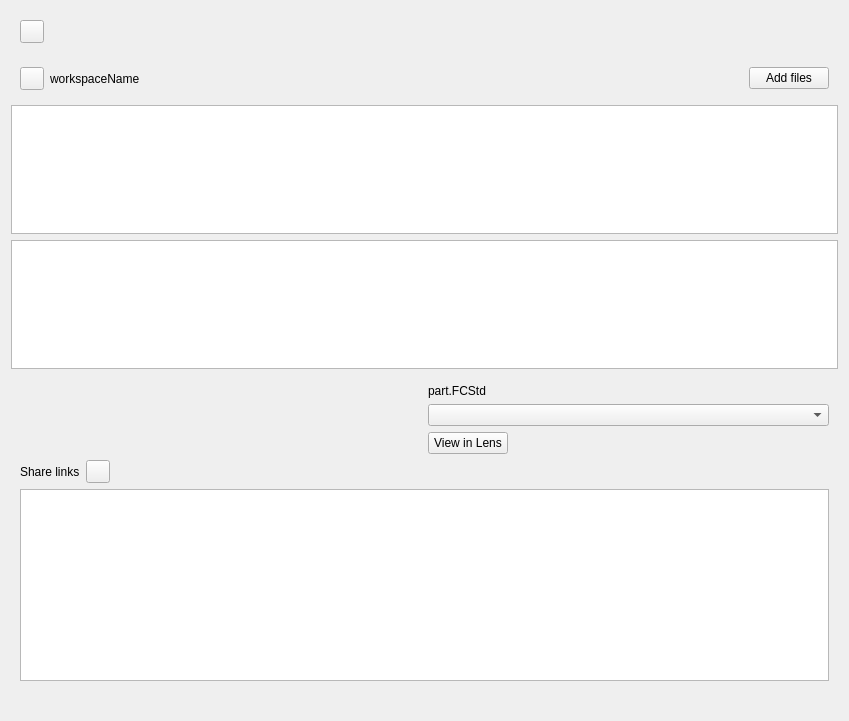
<?xml version="1.0" encoding="UTF-8"?>
<ui version="4.0">
 <class>WorkspaceView</class>
 <widget class="QWidget" name="WorkspaceView">
  <property name="geometry">
   <rect>
    <x>0</x>
    <y>0</y>
    <width>849</width>
    <height>721</height>
   </rect>
  </property>
  <property name="sizePolicy">
   <sizepolicy hsizetype="Preferred" vsizetype="Preferred">
    <horstretch>0</horstretch>
    <verstretch>0</verstretch>
   </sizepolicy>
  </property>
  <property name="windowTitle">
   <string>Workspaces view</string>
  </property>
  <layout class="QVBoxLayout" name="verticalLayout">
   <item>
    <widget class="QFrame" name="UserDetails">
     <layout class="QHBoxLayout" name="userDetails">
      <item>
       <widget class="QToolButton" name="userBtn">
        <property name="sizePolicy">
         <sizepolicy hsizetype="Maximum" vsizetype="Preferred">
          <horstretch>0</horstretch>
          <verstretch>0</verstretch>
         </sizepolicy>
        </property>
        <property name="toolTip">
         <string>Workspace View Controls</string>
        </property>
        <property name="text">
         <string/>
        </property>
       </widget>
      </item>
      <item>
       <spacer name="horizontalSpacer_3">
        <property name="orientation">
         <enum>Qt::Horizontal</enum>
        </property>
        <property name="sizeHint" stdset="0">
         <size>
          <width>40</width>
          <height>20</height>
         </size>
        </property>
       </spacer>
      </item>
     </layout>
    </widget>
   </item>
   <item>
    <widget class="QFrame" name="WorkspaceDetails">
     <layout class="QHBoxLayout" name="workspaceDetails">
      <item>
       <widget class="QToolButton" name="buttonBack">
        <property name="visible">
         <bool>true</bool>
        </property>
        <property name="icon">
         <iconset>
          <normaloff>:/icons/button_left.svg</normaloff>:/icons/button_left.svg</iconset>
        </property>
       </widget>
      </item>
      <item>
       <widget class="QLabel" name="workspaceNameLabel">
        <property name="visible">
         <bool>true</bool>
        </property>
        <property name="text">
         <string>workspaceName</string>
        </property>
       </widget>
      </item>
      <item>
       <spacer name="horizontalSpacer_2">
        <property name="orientation">
         <enum>Qt::Horizontal</enum>
        </property>
        <property name="sizeHint" stdset="0">
         <size>
          <width>40</width>
          <height>20</height>
         </size>
        </property>
       </spacer>
      </item>
      <item>
       <widget class="QPushButton" name="addFileBtn">
        <property name="sizePolicy">
         <sizepolicy hsizetype="Fixed" vsizetype="Fixed">
          <horstretch>0</horstretch>
          <verstretch>0</verstretch>
         </sizepolicy>
        </property>
        <property name="visible">
         <bool>true</bool>
        </property>
        <property name="toolTip">
         <string>Add files to your workspace</string>
        </property>
        <property name="text">
         <string>Add files</string>
        </property>
       </widget>
      </item>
     </layout>
    </widget>
   </item>
   <item>
    <widget class="QListView" name="workspaceListView">
     <property name="toolTip">
      <string>List of your workspaces.</string>
     </property>
    </widget>
   </item>
   <item>
    <widget class="QListView" name="fileList">
     <property name="toolTip">
      <string>This is a list of the files in the currently selected workspace</string>
     </property>
    </widget>
   </item>
   <item>
    <widget class="QFrame" name="fileDetails">
     <layout class="QVBoxLayout">
      <item>
       <layout class="QHBoxLayout">
        <item>
         <widget class="QLabel" name="thumbnail_label">
          <property name="sizePolicy">
           <sizepolicy hsizetype="Expanding" vsizetype="Fixed">
            <horstretch>0</horstretch>
            <verstretch>0</verstretch>
           </sizepolicy>
          </property>
         </widget>
        </item>
        <item>
         <layout class="QVBoxLayout">
          <item>
           <widget class="QLabel" name="fileNameLabel">
            <property name="text">
             <string>part.FCStd</string>
            </property>
           </widget>
          </item>
          <item>
           <widget class="QComboBox" name="versionsComboBox">
            <property name="sizePolicy">
             <sizepolicy hsizetype="Expanding" vsizetype="Fixed">
              <horstretch>0</horstretch>
              <verstretch>0</verstretch>
             </sizepolicy>
            </property>
		   </widget>
          </item>
          <item>
           <layout class="QHBoxLayout">
            <item>
             <widget class="QPushButton" name="viewOnlineBtn">
              <property name="toolTip">
               <string>Open this model in your webbrowser through Ondsel Lens</string>
              </property>
              <property name="text">
               <string>View in Lens</string>
              </property>
             </widget>
            </item>
            <item>
             <spacer name="horizontalSpacer_4">
              <property name="orientation">
               <enum>Qt::Horizontal</enum>
              </property>
              <property name="sizeHint" stdset="0">
               <size>
                <width>40</width>
                <height>20</height>
               </size>
              </property>
             </spacer>
            </item>
           </layout>
          </item>
         </layout>
        </item>
       </layout>
      </item>
      <item>
       <widget class="QFrame" name="linkDetails">
        <layout class="QVBoxLayout">
        <property name="margin">
         <number>0</number>
        </property>
	     <item>
          <layout class="QHBoxLayout">
           <item>
            <widget class="QLabel" name="shareLinksLabel">
             <property name="text">
              <string>Share links</string>
             </property>
            </widget>
           </item>
           <item>
            <widget class="QToolButton" name="addLinkBtn">
             <property name="toolTip">
              <string>Create a new share link</string>
             </property>
             <property name="text">
              <string/>
             </property>
             <property name="icon">
              <iconset>
               <normaloff>:/icons/list-add.svg</normaloff>:/icons/list-add.svg</iconset>
             </property>
            </widget>
           </item>
           <item>
            <spacer name="horizontalSpacer_3">
             <property name="orientation">
              <enum>Qt::Horizontal</enum>
             </property>
             <property name="sizeHint" stdset="0">
              <size>
               <width>40</width>
               <height>20</height>
              </size>
             </property>
            </spacer>
           </item>
          </layout>
         </item>
         <item>
          <widget class="QListView" name="linksView">
           <property name="maximumHeight">
            <number>90</number>
           </property>
           <property name="sizePolicy">
            <sizepolicy hsizetype="Expanding" vsizetype="Fixed">
             <horstretch>0</horstretch>
             <verstretch>0</verstretch>
            </sizepolicy>
           </property>
           <property name="toolTip">
            <string>Those are share links, using the buttons you can :

- Copy the url
- Edit the link parameters.
- Delete the link</string>
           </property>
          </widget>
         </item>
        </layout>
       </widget>
      </item>
     </layout>
    </widget>
   </item>
   <item>
    <widget class="Gui::UrlLabel" name="updateAvailable">
     <property name="visible">
      <bool>false</bool>
     </property>
     <property name="text">
      <string> </string>
     </property>
    </widget>
   </item>
  </layout>
 </widget>
 <customwidgets>
  <customwidget>
   <class>Gui::UrlLabel</class>
   <extends>QLabel</extends>
   <header>Gui/Widgets.h</header>
  </customwidget>
 </customwidgets>
 <resources/>
 <connections/>
</ui>
